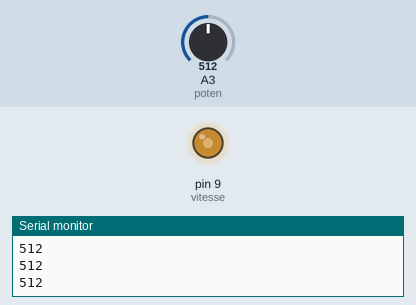
Simulated run of this sketch. Board: Arduino Uno, built with avr-gcc and run on an emulated ATmega328P. Parts: output pins drawn as LEDs (lit = HIGH), the last lines printed to the serial monitor. Inputs (shaded band) come from the test bench; at power-on: A3 (poten) = 512.

Above: at 1.2 s.
1.3 s: A3 (poten) set to 716
At 2.6 s:
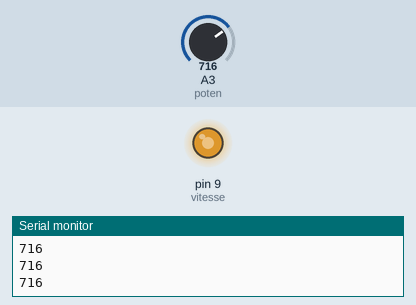
2.9 s: A3 (poten) set to 900
At 4.1 s:
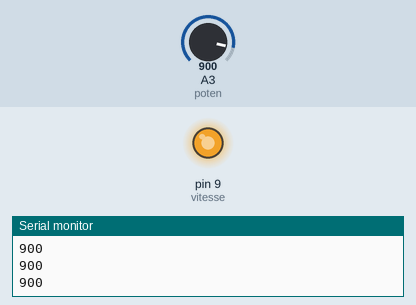
4.5 s: A3 (poten) set to 122
At 5.4 s:
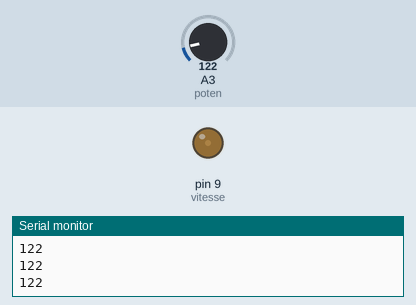
6.1 s: A3 (poten) set to 0
At 6.7 s:
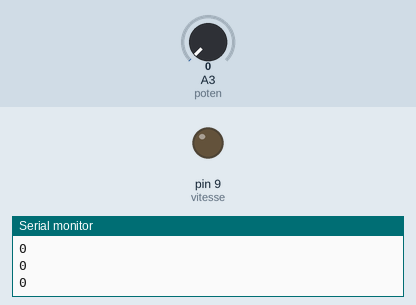
Timing chart, 0 to 8.7 s (numbered marks = the images above; inputs shaded):
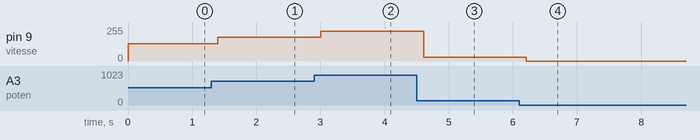

The sketch:

ap_4_arduino_analo.ino
```cpp
int consigne;
int const poten=A3;
int const vitesse=9;
void setup() {
  pinMode(vitesse,OUTPUT);
  Serial.begin(9600);

}
void loop() {
  consigne=analogRead(poten);
  Serial.println(consigne);
  analogWrite(vitesse,consigne/ 4);
  delay(200);
}
```

Measured:
- after the input at 1.3 s, pin 9 (vitesse): 128/255 → 179/255 after 0.10 s
- after the input at 2.9 s, pin 9 (vitesse): 179/255 → 225/255 after 0.10 s
- after the input at 4.5 s, pin 9 (vitesse): 225/255 → 30/255 after 0.11 s
- after the input at 6.1 s, pin 9 (vitesse): 30/255 → 0/255 after 0.11 s
